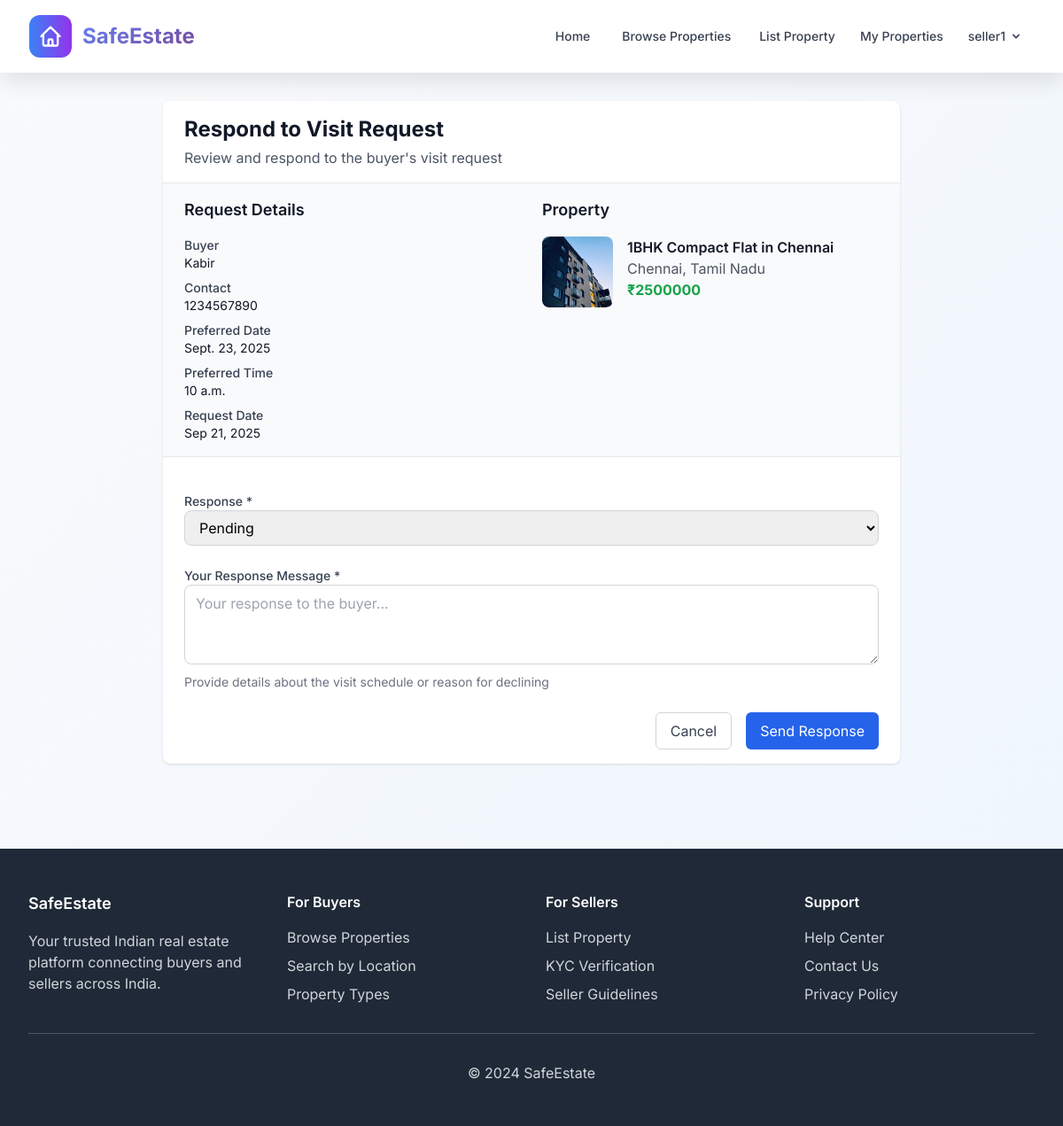
Screenshot of /properties/visit-request/1/respond/ (signed in) with the database file from the repository.
### accounts/models.py (models this page shows, shortened)
class CustomUser(AbstractUser):
    ROLE_CHOICES = [
        ('buyer', 'Buyer'),
        ('seller', 'Seller'),
        ('admin', 'Admin'),
    ]
    role = models.CharField(max_length=10, choices=ROLE_CHOICES, default='buyer')
    phone = models.CharField(max_length=15, blank=True)
    address = models.TextField(blank=True)
    is_verified = models.BooleanField(default=False)
    date_created = models.DateTimeField(auto_now_add=True)

### properties/models.py (models this page shows, shortened)
class VisitRequest(models.Model):
    STATUS_CHOICES = [
        ('pending', 'Pending'),
        ('approved', 'Approved'),
        ('declined', 'Declined'),
        ('completed', 'Completed'),
    ]
    property = models.ForeignKey(Property, on_delete=models.CASCADE, related_name='visit_requests')
    buyer = models.ForeignKey(User, on_delete=models.CASCADE, related_name='visit_requests')
    preferred_date = models.DateField()
    preferred_time = models.TimeField()
    message = models.TextField(blank=True, help_text='Additional message for the seller')
    phone = models.CharField(max_length=15)
    status = models.CharField(max_length=20, choices=STATUS_CHOICES, default='pending')
    seller_response = models.TextField(blank=True)
    date_requested = models.DateTimeField(auto_now_add=True)
    date_responded = models.DateTimeField(null=True, blank=True)
    class Meta:
        ordering = ['-date_requested']

class Property(models.Model):
    PROPERTY_TYPES = [
        ('plot', 'Plot'),
        ('flat', 'Flat'),
        ('house', 'House'),
        ('commercial', 'Commercial'),
    ]
    STATUS_CHOICES = [
        ('available', 'Available'),
        ('sold', 'Sold'),
        ('pending', 'Pending'),
    ]
    title = models.CharField(max_length=200)
    description = models.TextField()
    price = models.DecimalField(max_digits=12, decimal_places=2)
    property_type = models.CharField(max_length=20, choices=PROPERTY_TYPES)
    state = models.CharField(max_length=50, choices=INDIAN_STATES)
    city = models.CharField(max_length=100)
    pincode = models.CharField(max_length=6)
    address = models.TextField()
    latitude = models.DecimalField(max_digits=9, decimal_places=6, null=True, blank=True)
    longitude = models.DecimalField(max_digits=9, decimal_places=6, null=True, blank=True)
    area = models.DecimalField(max_digits=10, decimal_places=2, help_text='Area in square feet')
    bedrooms = models.IntegerField(null=True, blank=True)
    bathrooms = models.IntegerField(null=True, blank=True)
    seller = models.ForeignKey(User, on_delete=models.CASCADE, related_name='properties')
    status = models.CharField(max_length=20, choices=STATUS_CHOICES, default='available')
    date_created = models.DateTimeField(auto_now_add=True)
    date_updated = models.DateTimeField(auto_now=True)
    class Meta:
        verbose_name_plural = 'Properties'
        ordering = ['-date_created']

class PropertyImage(models.Model):
    property = models.ForeignKey(Property, on_delete=models.CASCADE, related_name='images')
    image = models.ImageField(upload_to='properties/')
    caption = models.CharField(max_length=200, blank=True)
    is_primary = models.BooleanField(default=False)
    date_uploaded = models.DateTimeField(auto_now_add=True)
    class Meta:
        ordering = ['-is_primary', 'date_uploaded']

### properties/views.py (the view)
# urls.py: path('visit-request/<int:pk>/respond/', views.respond_visit_request, name='respond_visit_request'),
@login_required
def respond_visit_request(request, pk):
    visit_request = get_object_or_404(VisitRequest, pk=pk)
    if visit_request.property.seller != request.user:
        messages.error(request, 'You can only respond to visit requests for your own properties.')
        return redirect('properties:property_list')
    if request.method == 'POST':
        form = VisitResponseForm(request.POST, instance=visit_request)
        if form.is_valid():
            visit_request = form.save(commit=False)
            visit_request.date_responded = timezone.now()
            visit_request.save()
            messages.success(request, 'Response sent successfully!')
            return redirect('properties:property_detail', pk=visit_request.property.pk)
    else:
        form = VisitResponseForm(instance=visit_request)
    context = {
        'form': form,
        'visit_request': visit_request,
    }
    return render(request, 'properties/respond_visit_request.html', context)

### properties/forms.py
class VisitResponseForm(forms.ModelForm):
    class Meta:
        model = VisitRequest
        fields = ['status', 'seller_response']
        widgets = {
            'status': forms.Select(attrs={'class': 'w-full px-3 py-2 border border-gray-300 rounded-lg focus:outline-none focus:ring-2 focus:ring-blue-500'}),
            'seller_response': forms.Textarea(attrs={
                'class': 'w-full px-3 py-2 border border-gray-300 rounded-lg focus:outline-none focus:ring-2 focus:ring-blue-500',
                'rows': 3,
                'placeholder': 'Your response to the buyer...'
            }),
        }

### templates/properties/respond_visit_request.html (shortened to what this page needs)
{% extends 'base/base.html' %}
{% block content %}
<div class="max-w-4xl mx-auto px-4 sm:px-6 lg:px-8 py-8">
    <div class="bg-white shadow rounded-lg">
        <div class="px-6 py-4 border-b border-gray-200">
            <h2 class="text-2xl font-bold text-gray-900">Respond to Visit Request</h2>
            <p class="text-gray-600 mt-1">Review and respond to the buyer's visit request</p>
        </div>
        <div class="px-6 py-4 bg-gray-50 border-b border-gray-200">
            <div class="grid grid-cols-1 md:grid-cols-2 gap-6">
                <div>
                    <h3 class="text-lg font-semibold text-gray-900 mb-4">Request Details</h3>
                    <dl class="space-y-2">
                        <div>
                            <dt class="text-sm font-medium text-gray-700">Buyer</dt>
                            <dd class="text-sm text-gray-900">{{ visit_request.buyer.username }}</dd>
                        </div>
                        <div>
                            <dt class="text-sm font-medium text-gray-700">Contact</dt>
                            <dd class="text-sm text-gray-900">{{ visit_request.phone }}</dd>
                        </div>
                        <div>
                            <dt class="text-sm font-medium text-gray-700">Preferred Date</dt>
                            <dd class="text-sm text-gray-900">{{ visit_request.preferred_date }}</dd>
                        </div>
                        <div>
                            <dt class="text-sm font-medium text-gray-700">Preferred Time</dt>
                            <dd class="text-sm text-gray-900">{{ visit_request.preferred_time }}</dd>
                        </div>
                        <div>
                            <dt class="text-sm font-medium text-gray-700">Request Date</dt>
                            <dd class="text-sm text-gray-900">{{ visit_request.date_requested|date:"M d, Y" }}</dd>
                        </div>
                    </dl>
                </div>
                <div>
                    <h3 class="text-lg font-semibold text-gray-900 mb-4">Property</h3>
                    <div class="flex items-start space-x-4">
                        {% if visit_request.property.images.first %}
                            <img src="{{ visit_request.property.images.first.image.url }}" alt="{{ visit_request.property.title }}" class="w-20 h-20 object-cover rounded-lg">
                        {% else %}
                            <div class="w-20 h-20 bg-gray-200 rounded-lg flex items-center justify-center">
                                <span class="text-gray-500 text-xs">No Image</span>
                            </div>
                        {% endif %}
                        <div>
                            <h4 class="font-semibold text-gray-900">{{ visit_request.property.title }}</h4>
                            <p class="text-gray-600">{{ visit_request.property.city }}, {{ visit_request.property.get_state_display }}</p>
                            <p class="text-green-600 font-bold">₹{{ visit_request.property.price|floatformat:0 }}</p>
                        </div>
                    </div>
                </div>
            </div>
        </div>
        <div class="px-6 py-4">
            <form method="post" class="space-y-6">
                <div>
                    <label for="{{ form.status.id_for_label }}" class="block text-sm font-medium text-gray-700">
                        Response *
                    </label>
                    {{ form.status }}
                </div>
                <div>
                    <label for="{{ form.seller_response.id_for_label }}" class="block text-sm font-medium text-gray-700">
                        Your Response Message *
                    </label>
                    {{ form.seller_response }}
                    <p class="text-sm text-gray-500 mt-1">Provide details about the visit schedule or reason for declining</p>
                </div>
                <div class="flex justify-end space-x-4">
                    <a href="{% url 'properties:property_detail' visit_request.property.pk %}" class="px-4 py-2 border border-gray-300 rounded-md text-gray-700 bg-white hover:bg-gray-50">
                        Cancel
                    </a>
                    <button type="submit" class="px-4 py-2 bg-blue-600 text-white rounded-md hover:bg-blue-700">
                        Send Response
                    </button>
                </div>
            </form>
        </div>
    </div>
</div>
{% endblock %}

### templates/base/base.html (shortened to what this page needs)
<!DOCTYPE html>
<html lang="en">
<head>
    <script src="https://cdn.tailwindcss.com"></script>
</head>
<body class="bg-gradient-to-br from-gray-50 to-blue-50 min-h-screen">
    <nav class="glass-effect navbar-shadow sticky top-0 z-50">
        <div class="max-w-7xl mx-auto px-4 sm:px-6 lg:px-8">
            <div class="flex justify-between items-center h-20">
                <div class="flex items-center">
                    <a href="{% url 'home' %}" class="flex items-center space-x-3 group">
                        <div class="w-12 h-12 bg-gradient-to-r from-blue-500 to-purple-600 rounded-xl flex items-center justify-center transform group-hover:scale-110 transition-transform duration-300">
                            <svg class="w-7 h-7 text-white" fill="none" stroke="currentColor" viewBox="0 0 24 24">
                                <path stroke-linecap="round" stroke-linejoin="round" stroke-width="2" d="M3 12l2-2m0 0l7-7 7 7M5 10v10a1 1 0 001 1h3m10-11l2 2m-2-2v10a1 1 0 01-1 1h-3m-6 0a1 1 0 001-1v-4a1 1 0 011-1h2a1 1 0 011 1v4a1 1 0 001 1m-6 0h6"></path>
                            </svg>
                        </div>
                        <span class="text-2xl font-bold text-gradient">SafeEstate</span>
                    </a>
                </div>
                <div class="hidden md:flex items-center space-x-1">
                    <a href="{% url 'home' %}" class="text-gray-700 hover:text-blue-600 px-4 py-2 rounded-xl text-sm font-medium transition-all duration-200 hover:bg-blue-50">
                        Home
                    </a>
                    <a href="{% url 'properties:property_list' %}" class="text-gray-700 hover:text-blue-600 px-4 py-2 rounded-xl text-sm font-medium transition-all duration-200 hover:bg-blue-50">
                        Browse Properties
                    </a>
                    {% if user.is_authenticated %}
                        {% if user.role == 'seller' %}
                            <a href="{% url 'properties:add_property' %}" class="text-gray-700 hover:text-blue-600 px-3 py-2 rounded-md text-sm font-medium">
                                List Property
                            </a>
                            <a href="{% url 'properties:my_properties' %}" class="text-gray-700 hover:text-blue-600 px-3 py-2 rounded-md text-sm font-medium">
                                My Properties
                            </a>
                        {% elif user.role == 'buyer' %}
                            <a href="{% url 'properties:my_visit_requests' %}" class="text-gray-700 hover:text-blue-600 px-3 py-2 rounded-md text-sm font-medium">
                                My Visits
                            </a>
                        {% elif user.role == 'admin' %}
                            <a href="{% url 'admin_panel:dashboard' %}" class="text-gray-700 hover:text-blue-600 px-3 py-2 rounded-md text-sm font-medium">
                                Admin Panel
                            </a>
                        {% endif %}
                        <div class="relative group">
                            <button class="flex items-center text-gray-700 hover:text-blue-600 px-3 py-2 rounded-md text-sm font-medium" onclick="toggleUserDropdown()">
                                {{ user.username }}
                                <svg class="ml-1 h-4 w-4" fill="currentColor" viewBox="0 0 20 20">
                                    <path fill-rule="evenodd" d="M5.293 7.293a1 1 0 011.414 0L10 10.586l3.293-3.293a1 1 0 111.414 1.414l-4 4a1 1 0 01-1.414 0l-4-4a1 1 0 010-1.414z" clip-rule="evenodd"></path>
                                </svg>
                            </button>
                        </div>
                    {% endif %}
                </div>
            </div>
        </div>
    </nav>
    <main>
        {% block content %}{% endblock %}
    </main>
    <footer class="bg-gray-800 text-white mt-16">
        <div class="max-w-7xl mx-auto px-4 sm:px-6 lg:px-8 py-12">
            <div class="grid grid-cols-1 md:grid-cols-4 gap-8">
                <div>
                    <h3 class="text-lg font-semibold mb-4">SafeEstate</h3>
                    <p class="text-gray-300">Your trusted Indian real estate platform connecting buyers and sellers across India.</p>
                </div>
                <div>
                    <h4 class="text-md font-semibold mb-4">For Buyers</h4>
                    <ul class="space-y-2 text-gray-300">
                        <li><a href="{% url 'properties:property_list' %}" class="hover:text-white">Browse Properties</a></li>
                        <li><a href="#" class="hover:text-white">Search by Location</a></li>
                        <li><a href="#" class="hover:text-white">Property Types</a></li>
                    </ul>
                </div>
                <div>
                    <h4 class="text-md font-semibold mb-4">For Sellers</h4>
                    <ul class="space-y-2 text-gray-300">
                        {% if user.is_authenticated and user.role == 'seller' %}
                            <li><a href="{% url 'properties:add_property' %}" class="hover:text-white">List Property</a></li>
                            <li><a href="{% url 'accounts:seller_kyc' %}" class="hover:text-white">KYC Verification</a></li>
                        {% else %}
                            <li><a href="{% url 'accounts:register' %}" class="hover:text-white">Become a Seller</a></li>
                        {% endif %}
                        <li><a href="#" class="hover:text-white">Seller Guidelines</a></li>
                    </ul>
                </div>
                <div>
                    <h4 class="text-md font-semibold mb-4">Support</h4>
                    <ul class="space-y-2 text-gray-300">
                        <li><a href="#" class="hover:text-white">Help Center</a></li>
                        <li><a href="#" class="hover:text-white">Contact Us</a></li>
                        <li><a href="#" class="hover:text-white">Privacy Policy</a></li>
                    </ul>
                </div>
            </div>
            <div class="border-t border-gray-600 mt-8 pt-8 text-center text-gray-300">
                <p>&copy; 2024 SafeEstate</p>
            </div>
        </div>
    </footer>
</body>
</html>

### templates/base/base.html (style rules this page uses)
* { font-family: 'Inter', sans-serif; }
.navbar-shadow { box-shadow: 0 10px 25px rgba(0,0,0,.1); }
.glass-effect { background: rgba(255, 255, 255, 0.95); backdrop-filter: blur(10px); border: 1px solid rgba(255, 255, 255, 0.2); }
.text-gradient { background: linear-gradient(135deg, #667eea 0%, #764ba2 100%); -webkit-background-clip: text; -webkit-text-fill-color: transparent; background-clip: text; }

### rows the page displays
CustomUser: username "seller1"
VisitRequest: buyer.username "Kabir", phone "1234567890", preferred_date "Sept. 23, 2025", preferred_time "10 a.m.", date_requested "Sep 21, 2025", property.images.first.image (picture), property "1BHK Compact Flat in Chennai", property.city "Chennai", property.state "Tamil Nadu", property.price "2500000", status "Pending"
